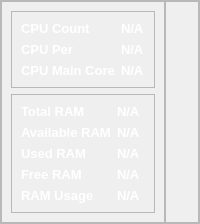
            <widget class="QWidget" name="cpu_and_memory">
             <layout class="QVBoxLayout" name="verticalLayout_15">
              <property name="spacing">
               <number>0</number>
              </property>
              <property name="leftMargin">
               <number>0</number>
              </property>
              <property name="topMargin">
               <number>0</number>
              </property>
              <property name="rightMargin">
               <number>0</number>
              </property>
              <property name="bottomMargin">
               <number>0</number>
              </property>
              <item>
               <widget class="QFrame" name="frame">
                <property name="frameShape">
                 <enum>QFrame::StyledPanel</enum>
                </property>
                <property name="frameShadow">
                 <enum>QFrame::Raised</enum>
                </property>
                <layout class="QHBoxLayout" name="horizontalLayout_14">
                 <property name="spacing">
                  <number>0</number>
                 </property>
                 <property name="leftMargin">
                  <number>0</number>
                 </property>
                 <property name="topMargin">
                  <number>0</number>
                 </property>
                 <property name="rightMargin">
                  <number>0</number>
                 </property>
                 <property name="bottomMargin">
                  <number>0</number>
                 </property>
                 <item>
                  <widget class="QFrame" name="cpu_ram_info_frame">
                   <property name="frameShape">
                    <enum>QFrame::StyledPanel</enum>
                   </property>
                   <property name="frameShadow">
                    <enum>QFrame::Raised</enum>
                   </property>
                   <layout class="QVBoxLayout" name="verticalLayout_16">
                    <item>
                     <widget class="QFrame" name="cpu_info">
                      <property name="frameShape">
                       <enum>QFrame::StyledPanel</enum>
                      </property>
                      <property name="frameShadow">
                       <enum>QFrame::Raised</enum>
                      </property>
                      <layout class="QGridLayout" name="gridLayout_6">
                       <item row="0" column="0">
                        <widget class="QLabel" name="label_9">
                         <property name="text">
                          <string>&lt;html&gt;&lt;head/&gt;&lt;body&gt;&lt;p&gt;&lt;span style=&quot; font-size:10pt; font-weight:600; color:#ffffff;&quot;&gt;CPU Count&lt;/span&gt;&lt;/p&gt;&lt;/body&gt;&lt;/html&gt;</string>
                         </property>
                        </widget>
                       </item>
                       <item row="0" column="1">
                        <widget class="QLabel" name="cpu_count">
                         <property name="text">
                          <string>&lt;html&gt;&lt;head/&gt;&lt;body&gt;&lt;p&gt;&lt;span style=&quot; font-size:10pt; font-weight:600; color:#ffffff;&quot;&gt;N/A&lt;/span&gt;&lt;/p&gt;&lt;/body&gt;&lt;/html&gt;</string>
                         </property>
                        </widget>
                       </item>
                       <item row="1" column="0">
                        <widget class="QLabel" name="label_16">
                         <property name="text">
                          <string>&lt;html&gt;&lt;head/&gt;&lt;body&gt;&lt;p&gt;&lt;span style=&quot; font-size:10pt; font-weight:600; color:#ffffff;&quot;&gt;CPU Per&lt;/span&gt;&lt;/p&gt;&lt;/body&gt;&lt;/html&gt;</string>
                         </property>
                        </widget>
                       </item>
                       <item row="1" column="1">
                        <widget class="QLabel" name="cpu_per">
                         <property name="text">
                          <string>&lt;html&gt;&lt;head/&gt;&lt;body&gt;&lt;p&gt;&lt;span style=&quot; font-size:10pt; font-weight:600; color:#ffffff;&quot;&gt;N/A&lt;/span&gt;&lt;/p&gt;&lt;/body&gt;&lt;/html&gt;</string>
                         </property>
                        </widget>
                       </item>
                       <item row="2" column="0">
                        <widget class="QLabel" name="label_19">
                         <property name="text">
                          <string>&lt;html&gt;&lt;head/&gt;&lt;body&gt;&lt;p&gt;&lt;span style=&quot; font-size:10pt; font-weight:600; color:#ffffff;&quot;&gt;CPU Main Core&lt;/span&gt;&lt;/p&gt;&lt;/body&gt;&lt;/html&gt;</string>
                         </property>
                        </widget>
                       </item>
                       <item row="2" column="1">
                        <widget class="QLabel" name="cpu_main_core">
                         <property name="text">
                          <string>&lt;html&gt;&lt;head/&gt;&lt;body&gt;&lt;p&gt;&lt;span style=&quot; font-size:10pt; font-weight:600; color:#ffffff;&quot;&gt;N/A&lt;/span&gt;&lt;/p&gt;&lt;/body&gt;&lt;/html&gt;</string>
                         </property>
                        </widget>
                       </item>
                      </layout>
                     </widget>
                    </item>
                    <item>
                     <widget class="QFrame" name="ram_info">
                      <property name="frameShape">
                       <enum>QFrame::StyledPanel</enum>
                      </property>
                      <property name="frameShadow">
                       <enum>QFrame::Raised</enum>
                      </property>
                      <layout class="QGridLayout" name="gridLayout_7">
                       <item row="0" column="0">
                        <widget class="QLabel" name="label_21">
                         <property name="text">
                          <string>&lt;html&gt;&lt;head/&gt;&lt;body&gt;&lt;p&gt;&lt;span style=&quot; font-size:10pt; font-weight:600; color:#ffffff;&quot;&gt;Total RAM&lt;/span&gt;&lt;/p&gt;&lt;/body&gt;&lt;/html&gt;</string>
                         </property>
                        </widget>
                       </item>
                       <item row="0" column="1">
                        <widget class="QLabel" name="total_ram">
                         <property name="text">
                          <string>&lt;html&gt;&lt;head/&gt;&lt;body&gt;&lt;p&gt;&lt;span style=&quot; font-size:10pt; font-weight:600; color:#ffffff;&quot;&gt;N/A&lt;/span&gt;&lt;/p&gt;&lt;/body&gt;&lt;/html&gt;</string>
                         </property>
                        </widget>
                       </item>
                       <item row="1" column="0">
                        <widget class="QLabel" name="label_25">
                         <property name="text">
                          <string>&lt;html&gt;&lt;head/&gt;&lt;body&gt;&lt;p&gt;&lt;span style=&quot; font-size:10pt; font-weight:600; color:#ffffff;&quot;&gt;Available RAM&lt;/span&gt;&lt;/p&gt;&lt;/body&gt;&lt;/html&gt;</string>
                         </property>
                        </widget>
                       </item>
                       <item row="1" column="1">
                        <widget class="QLabel" name="availabel_ram">
                         <property name="text">
                          <string>&lt;html&gt;&lt;head/&gt;&lt;body&gt;&lt;p&gt;&lt;span style=&quot; font-size:10pt; font-weight:600; color:#ffffff;&quot;&gt;N/A&lt;/span&gt;&lt;/p&gt;&lt;/body&gt;&lt;/html&gt;</string>
                         </property>
                        </widget>
                       </item>
                       <item row="2" column="0">
                        <widget class="QLabel" name="label_31">
                         <property name="text">
                          <string>&lt;html&gt;&lt;head/&gt;&lt;body&gt;&lt;p&gt;&lt;span style=&quot; font-size:10pt; font-weight:600; color:#ffffff;&quot;&gt;Used RAM&lt;/span&gt;&lt;/p&gt;&lt;/body&gt;&lt;/html&gt;</string>
                         </property>
                        </widget>
                       </item>
                       <item row="2" column="1">
                        <widget class="QLabel" name="used_ram">
                         <property name="text">
                          <string>&lt;html&gt;&lt;head/&gt;&lt;body&gt;&lt;p&gt;&lt;span style=&quot; font-size:10pt; font-weight:600; color:#ffffff;&quot;&gt;N/A&lt;/span&gt;&lt;/p&gt;&lt;/body&gt;&lt;/html&gt;</string>
                         </property>
                        </widget>
                       </item>
                       <item row="3" column="0">
                        <widget class="QLabel" name="label_34">
                         <property name="text">
                          <string>&lt;html&gt;&lt;head/&gt;&lt;body&gt;&lt;p&gt;&lt;span style=&quot; font-size:10pt; font-weight:600; color:#ffffff;&quot;&gt;Free RAM&lt;/span&gt;&lt;/p&gt;&lt;/body&gt;&lt;/html&gt;</string>
                         </property>
                        </widget>
                       </item>
                       <item row="3" column="1">
                        <widget class="QLabel" name="free_ram">
                         <property name="text">
                          <string>&lt;html&gt;&lt;head/&gt;&lt;body&gt;&lt;p&gt;&lt;span style=&quot; font-size:10pt; font-weight:600; color:#ffffff;&quot;&gt;N/A&lt;/span&gt;&lt;/p&gt;&lt;/body&gt;&lt;/html&gt;</string>
                         </property>
                        </widget>
                       </item>
                       <item row="4" column="0">
                        <widget class="QLabel" name="label_41">
                         <property name="text">
                          <string>&lt;html&gt;&lt;head/&gt;&lt;body&gt;&lt;p&gt;&lt;span style=&quot; font-size:10pt; font-weight:600; color:#ffffff;&quot;&gt;RAM Usage&lt;/span&gt;&lt;/p&gt;&lt;/body&gt;&lt;/html&gt;</string>
                         </property>
                        </widget>
                       </item>
                       <item row="4" column="1">
                        <widget class="QLabel" name="ram_usage">
                         <property name="text">
                          <string>&lt;html&gt;&lt;head/&gt;&lt;body&gt;&lt;p&gt;&lt;span style=&quot; font-size:10pt; font-weight:600; color:#ffffff;&quot;&gt;N/A&lt;/span&gt;&lt;/p&gt;&lt;/body&gt;&lt;/html&gt;</string>
                         </property>
                        </widget>
                       </item>
                      </layout>
                     </widget>
                    </item>
                   </layout>
                  </widget>
                 </item>
                 <item>
                  <widget class="QFrame" name="progressbar_frame">
                   <property name="frameShape">
                    <enum>QFrame::StyledPanel</enum>
                   </property>
                   <property name="frameShadow">
                    <enum>QFrame::Raised</enum>
                   </property>
                   <layout class="QVBoxLayout" name="verticalLayout_17">
                    <item>
                     <widget class="roundProgressBar" name="cpu_usage_progressbar" native="true"/>
                    </item>
                    <item>
                     <widget class="spiralProgressBar" name="raw_usage_spiralbar" native="true">
                      <property name="minimumSize">
                       <size>
                        <width>0</width>
                        <height>0</height>
                       </size>
                      </property>
                     </widget>
                    </item>
                   </layout>
                  </widget>
                 </item>
                </layout>
               </widget>
              </item>
             </layout>
            </widget>
